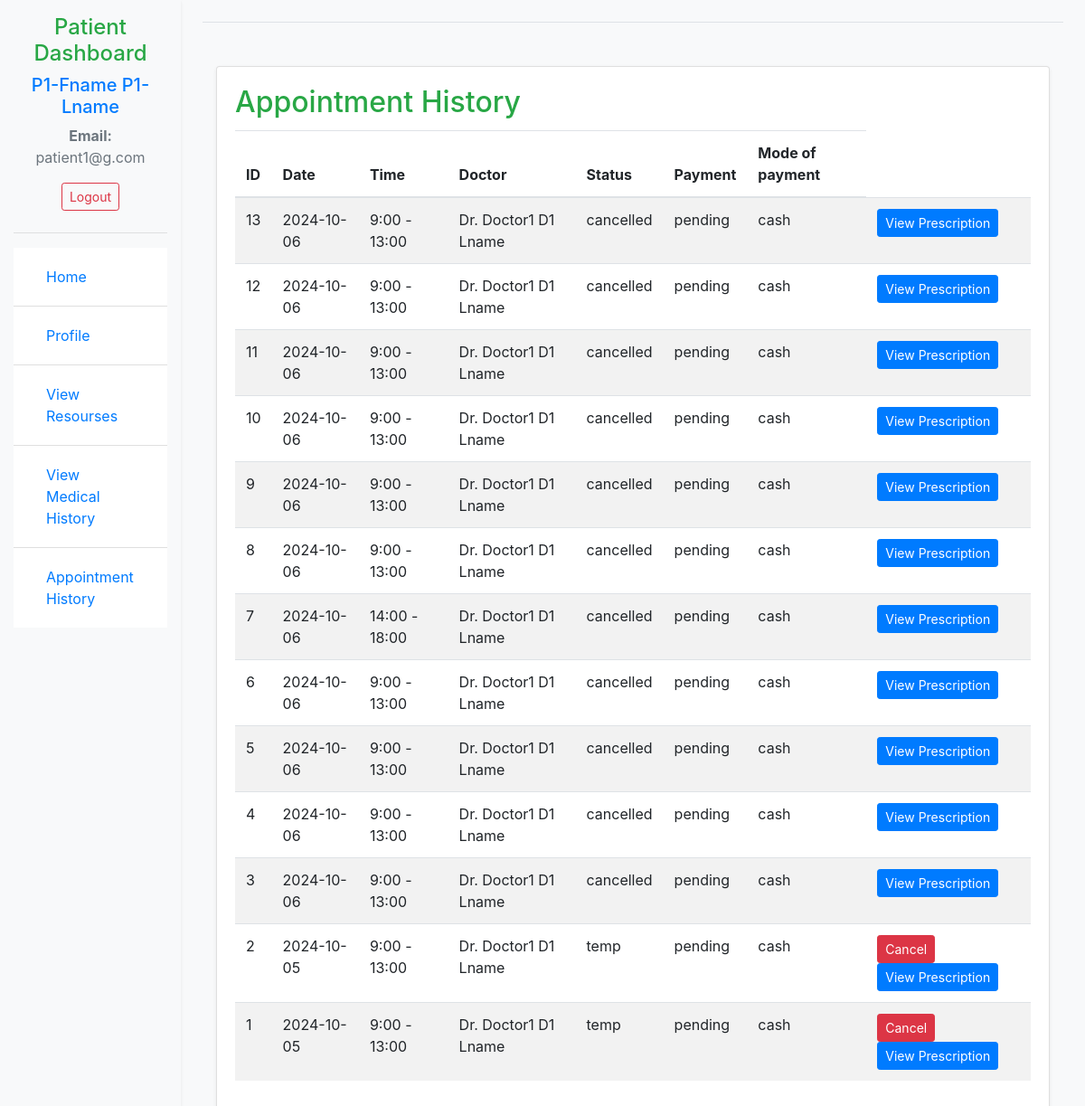
Before: /patient_appointment_history/ (signed in) with the older database file.
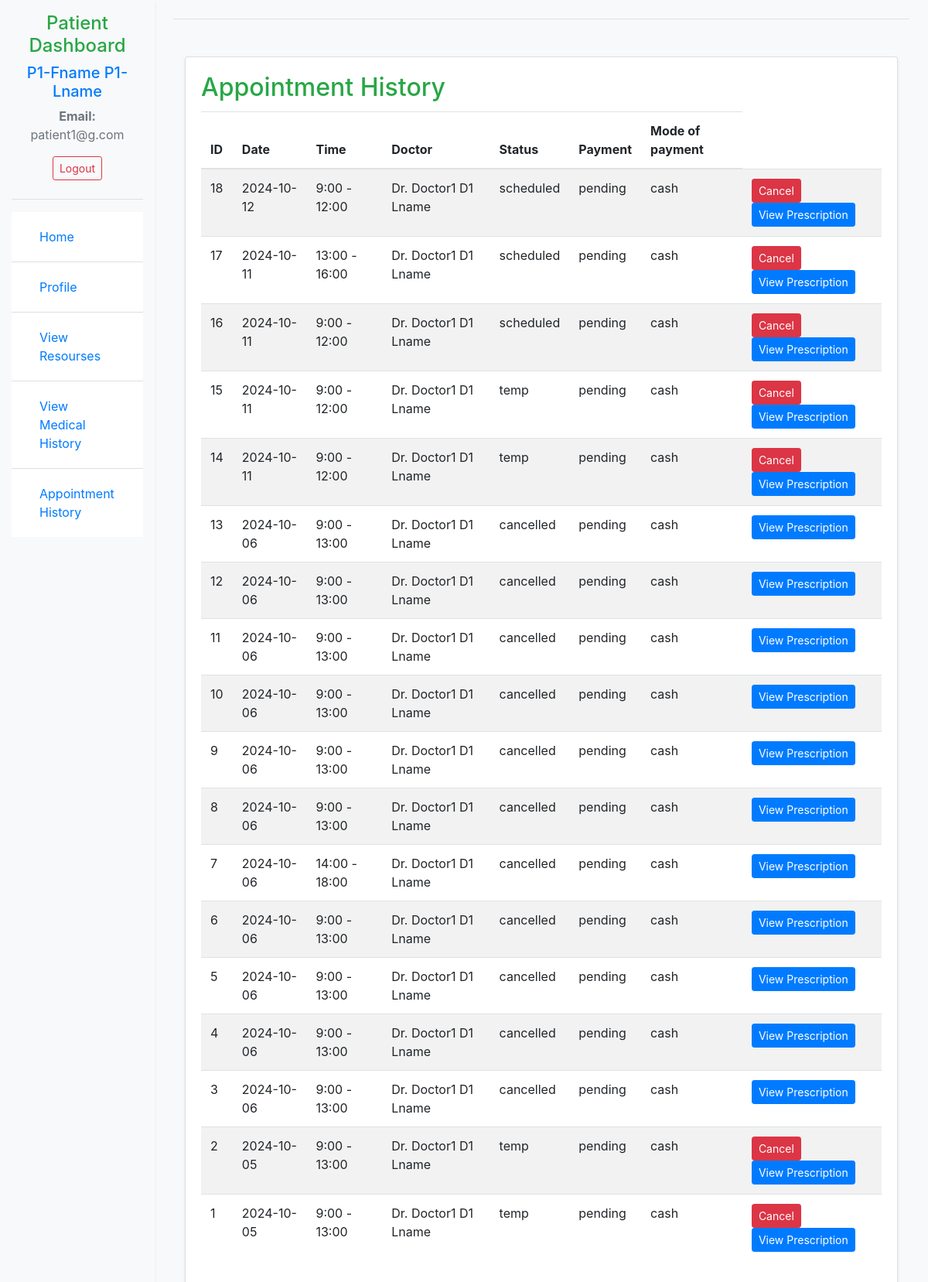
After: the same page with the newer database file.
### main_app/models.py (models this page shows, shortened)
class Appointment(models.Model):
    STATUS_CHOICES = [
        ('temp', 'Temporary'),
        ('scheduled', 'Scheduled'),
        ('completed', 'Completed'),
        ('cancelled', 'Cancelled'),
        ('no-show', 'No Show'),
    ]
    PAYMENT_CHOICES = [
        ('pending', 'Pending'),
        ('paid', 'Paid'),
        ('cancelled', 'Cancelled'),
        ('refunded', 'Refunded'),
    ]
    MODE_CHOICES = [
        ('cash', 'Cash'),
        ('online', 'Online'),
    ]
    patient = models.ForeignKey(CustomUser, on_delete=models.CASCADE, related_name='patient_appointments')
    doctor = models.ForeignKey(CustomUser, on_delete=models.CASCADE, related_name='doctor_appointments')
    department = models.CharField(max_length=100)
    appointment_date = models.CharField(max_length=20)
    appointment_time = models.CharField(max_length=20)
    status = models.CharField(max_length=20, choices=STATUS_CHOICES, default='temp')
    payment_status = models.CharField(max_length=20, choices=PAYMENT_CHOICES, default='pending')
    mode_of_payment = models.CharField(max_length=50, choices=MODE_CHOICES, default='cash')

### auth_app/models.py (models this page shows, shortened)
class CustomUser(AbstractUser):
    ROLE_CHOICES = [
        ('admin', 'Admin'),
        ('doctor', 'Doctor'),
        ('patient', 'Patient'),
    ]
    GENDER_CHOICES = [
        (1, 'Male'),
        (2, 'Female'),
        (3, 'Other'),
    ]
    blood_group = models.CharField(max_length=3, choices=[
        ('A+', 'A+'),
        ('A-', 'A-'),
        ('B+', 'B+'),
        ('B-', 'B-'),
        ('AB+', 'AB+'),
        ('AB-', 'AB-'),
        ('O+', 'O+'),
        ('O-', 'O-'),
    ], null=True, blank=True)
    first_name = models.CharField(max_length=30)
    last_name = models.CharField(max_length=30)
    role = models.CharField(max_length=10, choices=ROLE_CHOICES)
    email = models.EmailField(unique=True)
    username = models.CharField(max_length=150, blank=True, null=True)
    gender = models.IntegerField(choices=GENDER_CHOICES, null=True, blank=True)
    age = models.IntegerField(null=True, blank=True)
    account_type = models.CharField(max_length=30)
    phone_number = models.CharField(max_length=15, null=True, blank=True)
    USERNAME_FIELD = 'email'
    REQUIRED_FIELDS = ['first_name', 'last_name']
    objects = CustomUserManager()

### main_app/views.py (the view)
# urls.py: path('patient_appointment_history/', PatientAppointmentHistoryView.as_view(), name='patient_appointment_history'),
class PatientAppointmentHistoryView(LoginRequiredMixin, View):
    template_name = 'patient/patient_appointment_history.html'
    def get(self, request, *args, **kwargs):
        profile = CustomUser.objects.get(id = request.user.id)
        appointments = Appointment.objects.filter(patient=request.user).order_by('-id')
        context = {
            'patient_id': request.user.id,
            'appointments': appointments,
            'first_name': profile.first_name,
            'last_name': profile.last_name,
            'email': profile.email,
        }
        return render(request, self.template_name, context)

### templates/patient/patient_appointment_history.html (shortened to what this page needs)
{% extends 'patient/patient_dashboard_base.html' %}
{% block content %}
    <div class="container my-5">
        <div class="card mb-4 shadow-sm">
            <div class="card-body">
                <h2 class="card-title text-success">Appointment History</h2>
                <table class="table table-striped">
                    <thead>
                        <tr>
                            <th scope="col">ID</th>
                            <th scope="col">Date</th>
                            <th scope="col">Time</th>
                            <th scope="col">Doctor</th>
                            <th scope="col">Status</th>
                            <th scope="col">Payment</th>
                            <th scope="col">Mode of payment</th>
                        </tr>
                    </thead>
                    <tbody>
                        {% for appointment in appointments %}
                        <tr>
                            <td>{{ appointment.id }}</td>
                            <td>{{ appointment.appointment_date }}</td>
                            <td>{{ appointment.appointment_time }}</td>
                            <td>Dr. {{ appointment.doctor.first_name }}  {{ appointment.doctor.last_name }}</td>
                            <td>{{ appointment.status }}</td>
                            <td>{{ appointment.payment_status }}</td>
                            <td>{{ appointment.mode_of_payment }}</td>
                            <td>
                                {% if appointment.status != 'cancelled' %}
                                <button class="btn btn-danger btn-sm">
                                    Cancel
                                </button>
                                {% endif %}
                                <a href="{% url 'view_prescription' appointment.id %}" class="btn btn-primary btn-sm">
                                    View Prescription
                                </a>
                            </td>
                        </tr>
                        {% endfor %}
                    </tbody>
                </table>
            </div>
        </div>
    </div>
    {% endblock %}

Changed rows visible on the page:
added Appointment: id "18", appointment_date "2024-10-12", appointment_time "9:00 - 12:00", doctor.first_name "Doctor1", doctor.last_name "D1 Lname", status "scheduled", payment_status "pending", mode_of_payment "cash", shows "Cancel"
added Appointment: id "17", appointment_date "2024-10-11", appointment_time "13:00 - 16:00", doctor.first_name "Doctor1", doctor.last_name "D1 Lname", status "scheduled", payment_status "pending", mode_of_payment "cash", shows "Cancel"
added Appointment: id "16", appointment_date "2024-10-11", appointment_time "9:00 - 12:00", doctor.first_name "Doctor1", doctor.last_name "D1 Lname", status "scheduled", payment_status "pending", mode_of_payment "cash", shows "Cancel"
added Appointment: id "15", appointment_date "2024-10-11", appointment_time "9:00 - 12:00", doctor.first_name "Doctor1", doctor.last_name "D1 Lname", status "temp", payment_status "pending", mode_of_payment "cash", shows "Cancel"
added Appointment: id "14", appointment_date "2024-10-11", appointment_time "9:00 - 12:00", doctor.first_name "Doctor1", doctor.last_name "D1 Lname", status "temp", payment_status "pending", mode_of_payment "cash", shows "Cancel"
